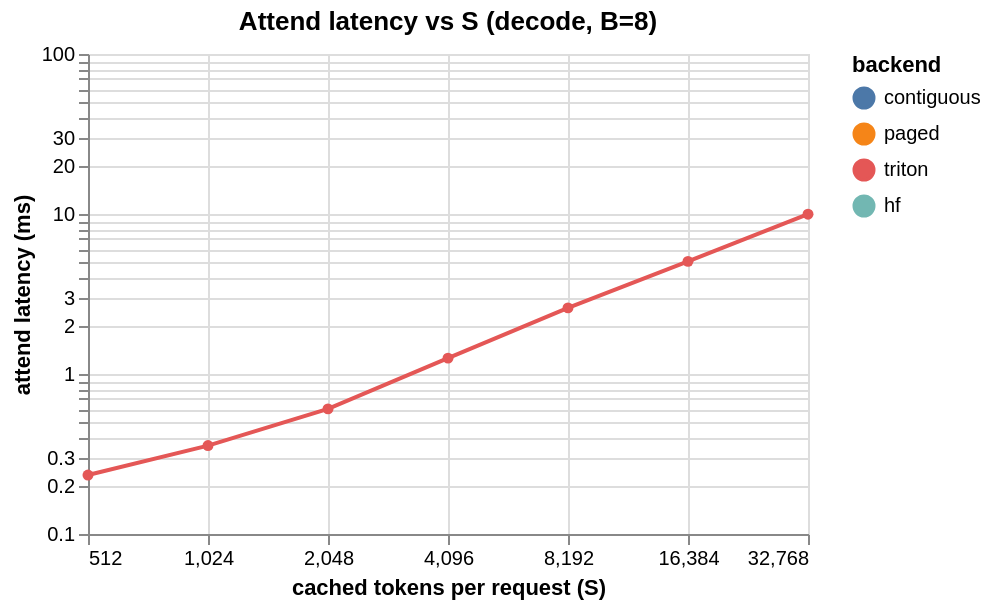

Write the Vega-Lite specification saved for this chart.
### Vega-Lite specification from a JSON file in a GitHub repository (floating-point values rounded to 4 significant figures)
{"config": {"view": {"continuousWidth": 300, "continuousHeight": 300}}, "data": {"name": "data-10d857c88f429cb8e655454e7e758290"}, "mark": {"type": "line", "point": true}, "encoding": {"color": {"field": "backend", "scale": {"domain": ["contiguous", "paged", "triton", "hf"]}, "type": "nominal"}, "x": {"field": "S", "scale": {"base": 2, "type": "log"}, "title": "cached tokens per request (S)", "type": "quantitative"}, "y": {"field": "ms", "scale": {"type": "log"}, "title": "attend latency (ms)", "type": "quantitative"}}, "height": 240, "title": "Attend latency vs S (decode, B=8)", "width": 360, "$schema": "https://vega.github.io/schema/vega-lite/v6.4.1.json", "datasets": {"data-10d857c88f429cb8e655454e7e758290": [{"S": 512, "backend": "gather", "ms": 2.472, "gbps": 6.787, "pct_peak": 0.7855}, {"S": 512, "backend": "triton", "ms": 0.2336, "gbps": 71.83, "pct_peak": 8.314}, {"S": 1024, "backend": "gather", "ms": 2.459, "gbps": 13.64, "pct_peak": 1.579}, {"S": 1024, "backend": "triton", "ms": 0.3569, "gbps": 94.0, "pct_peak": 10.88}, {"S": 2048, "backend": "gather", "ms": 2.457, "gbps": 27.31, "pct_peak": 3.161}, {"S": 2048, "backend": "triton", "ms": 0.6052, "gbps": 110.9, "pct_peak": 12.83}, {"S": 4096, "backend": "gather", "ms": 2.509, "gbps": 53.5, "pct_peak": 6.192}, {"S": 4096, "backend": "triton", "ms": 1.256, "gbps": 106.8, "pct_peak": 12.36}, {"S": 8192, "backend": "gather", "ms": 2.803, "gbps": 95.78, "pct_peak": 11.09}, {"S": 8192, "backend": "triton", "ms": 2.591, "gbps": 103.6, "pct_peak": 11.99}, {"S": 16384, "backend": "gather", "ms": 6.033, "gbps": 88.98, "pct_peak": 10.3}, {"S": 16384, "backend": "triton", "ms": 5.058, "gbps": 106.1, "pct_peak": 12.29}, {"S": 32768, "backend": "gather", "ms": 14.71, "gbps": 73.0, "pct_peak": 8.449}, {"S": 32768, "backend": "triton", "ms": 9.978, "gbps": 107.6, "pct_peak": 12.46}]}}
